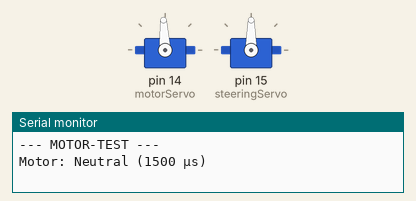
Simulated run of this sketch. Board: Arduino Uno, built with avr-gcc and run on an emulated ATmega328P. Shown: 2 × servo, the last lines printed to the serial monitor.

Above: at 0.05 s.
At 5.45 s:
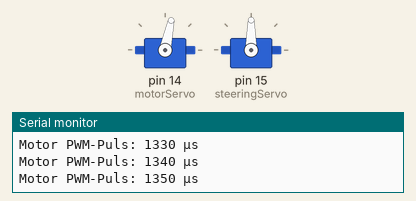
At 11.25 s:
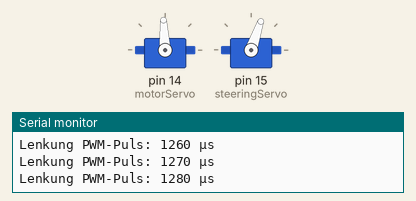
At 17.05 s:
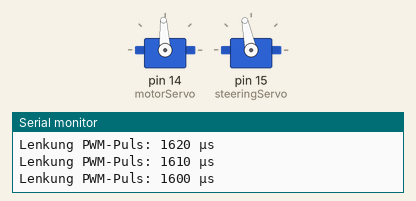
Timing chart, 0 to 24.1 s (numbered marks = the images above):
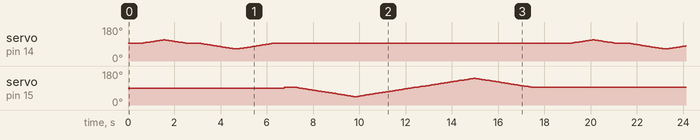

The sketch:

motor_and_steering.ino
```cpp
#include <Servo.h>

// Servo-Objekte für Motor (ESC) und Lenkung
Servo motorServo;
Servo steeringServo;

const int onboardLED = 25;    // Onboard-LED (GPIO25 beim Pico)

// --- PWM-Pulsweiten in Mikrosekunden ---

// Für den Motor (VXL‑3S ESC)
// Standardwerte: 1000 µs = Rückwärts, 1500 µs = Neutral/Bremsen, 2000 µs = Vorwärts
const int motor_minPulse = 1200;
const int motor_midPulse = 1500;
const int motor_maxPulse = 1700;

// Für die Lenkung (Standard-Servo)
// 1000 µs = volle linke Stellung, 1500 µs = Zentrum, 2000 µs = volle rechte Stellung
const int steering_leftPulse   = 1000;
const int steering_centerPulse = 1500;
const int steering_rightPulse  = 2000;

// Schrittweite und Verzögerung für den Sweep (in µs bzw. Millisekunden)
const int step = 10;      // Schrittweite in µs
const int delayTime = 50; // Verzögerung zwischen den Schritten in Millisekunden

void setup() {
  Serial.begin(115200);

  // Servo-Objekte an die gewünschten Pins anhängen
  motorServo.attach(14);
  steeringServo.attach(15);

  Serial.println("Test von Motor (Port 14) und Lenkung (Port 15) gestartet.");
}

void loop() {
  // ======================
  // Motor-Test (Port 14)
  // ======================
  Serial.println("\n--- MOTOR-TEST ---");
  // Setze Motor auf Neutral (1500 µs)
  motorServo.writeMicroseconds(motor_midPulse);
  Serial.println("Motor: Neutral (1500 µs)");
  delay(500);

  // Vorwärts: von Neutral (1500) zu Vorwärts (2000 µs)
  Serial.println("Motor: Vorwärts (1500 -> 2000 µs)");
  for (int pulse = motor_midPulse; pulse <= motor_maxPulse; pulse += step) {
    motorServo.writeMicroseconds(pulse);
    Serial.print("Motor PWM-Puls: ");
    Serial.print(pulse);
    Serial.println(" µs");
    delay(delayTime);
  }

  // Zurück zu Neutral
  Serial.println("Motor: Zurück zu Neutral (2000 -> 1500 µs)");
  for (int pulse = motor_maxPulse; pulse >= motor_midPulse; pulse -= step) {
    motorServo.writeMicroseconds(pulse);
    Serial.print("Motor PWM-Puls: ");
    Serial.print(pulse);
    Serial.println(" µs");
    delay(delayTime);
  }

  delay(500);

  // Rückwärts: von Neutral (1500) zu Rückwärts (1000 µs)
  Serial.println("Motor: Rückwärts (1500 -> 1000 µs)");
  for (int pulse = motor_midPulse; pulse >= motor_minPulse; pulse -= step) {
    motorServo.writeMicroseconds(pulse);
    Serial.print("Motor PWM-Puls: ");
    Serial.print(pulse);
    Serial.println(" µs");
    delay(delayTime);
  }

  // Zurück zu Neutral
  Serial.println("Motor: Zurück zu Neutral (1000 -> 1500 µs)");
  for (int pulse = motor_minPulse; pulse <= motor_midPulse; pulse += step) {
    motorServo.writeMicroseconds(pulse);
    Serial.print("Motor PWM-Puls: ");
    Serial.print(pulse);
    Serial.println(" µs");
    delay(delayTime);
  }

  delay(500);

  // ======================
  // Lenkungs-Test (Port 15)
  // ======================
  Serial.println("\n--- LENKUNGS-TEST ---");
  // Setze Lenkung auf Zentrum (1500 µs)
  steeringServo.writeMicroseconds(steering_centerPulse);
  Serial.println("Lenkung: Zentrum (1500 µs)");
  delay(500);

  // Links: von Zentrum (1500) zu voller Linksdrehung (1000 µs)
  Serial.println("Lenkung: Links (1500 -> 1000 µs)");
  for (int pulse = steering_centerPulse; pulse >= steering_leftPulse; pulse -= step) {
    steeringServo.writeMicroseconds(pulse);
    Serial.print("Lenkung PWM-Puls: ");
    Serial.print(pulse);
    Serial.println(" µs");
    delay(delayTime);
  }

  // Zurück zur Zentrierung von links
  Serial.println("Lenkung: Zurück zur Zentrierung (1000 -> 1500 µs)");
  for (int pulse = steering_leftPulse; pulse <= steering_centerPulse; pulse += step) {
    steeringServo.writeMicroseconds(pulse);
    Serial.print("Lenkung PWM-Puls: ");
    Serial.print(pulse);
    Serial.println(" µs");
    delay(delayTime);
  }

  // Rechts: von Zentrum (1500) zu voller Rechtsdrehung (2000 µs)
  Serial.println("Lenkung: Rechts (1500 -> 2000 µs)");
  for (int pulse = steering_centerPulse; pulse <= steering_rightPulse; pulse += step) {
    steeringServo.writeMicroseconds(pulse);
    Serial.print("Lenkung PWM-Puls: ");
    Serial.print(pulse);
    Serial.println(" µs");
    delay(delayTime);
  }

  // Zurück zur Zentrierung von rechts
  Serial.println("Lenkung: Zurück zur Zentrierung (2000 -> 1500 µs)");
  for (int pulse = steering_rightPulse; pulse >= steering_centerPulse; pulse -= step) {
    steeringServo.writeMicroseconds(pulse);
    Serial.print("Lenkung PWM-Puls: ");
    Serial.print(pulse);
    Serial.println(" µs");
    delay(delayTime);
  }

  delay(1000); // Pause, bevor der Zyklus von vorne beginnt
}
```
